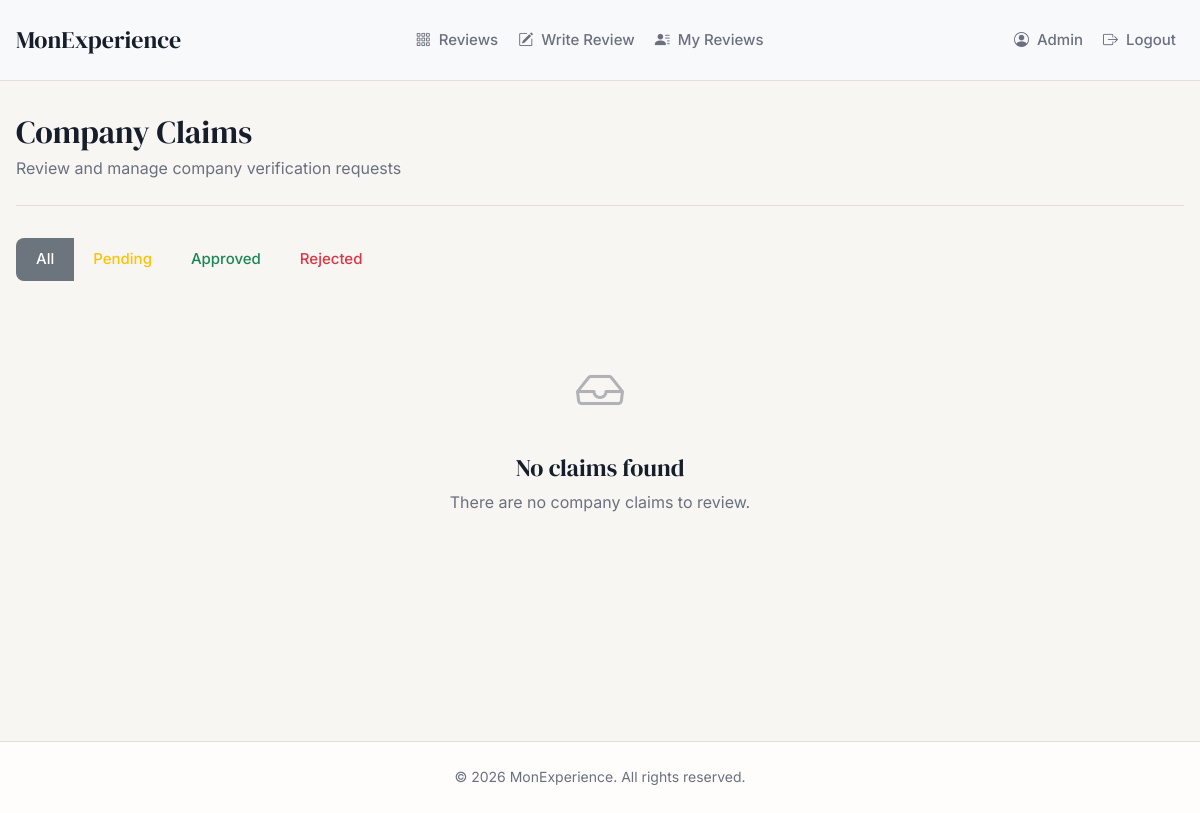
The page /companies/admin/claims/ (signed in) on the database as committed earlier.
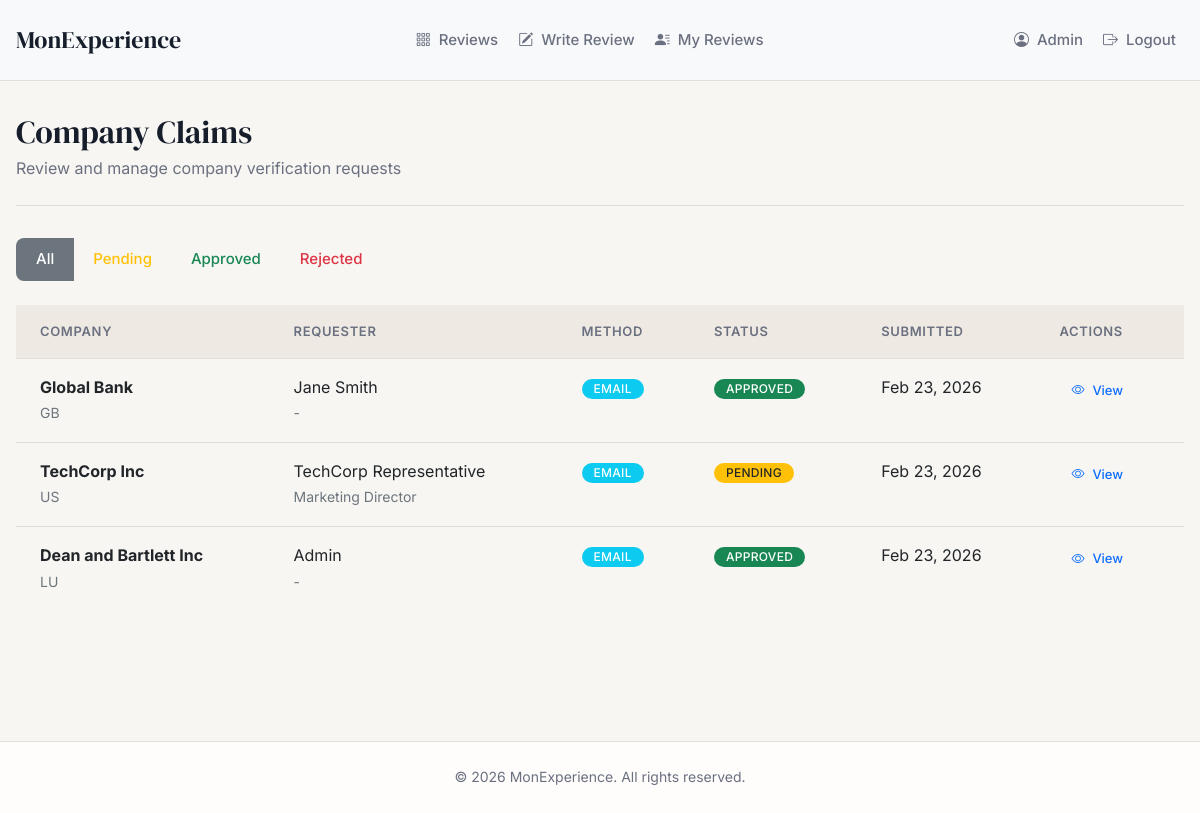
The same page on the database as committed later.
### apps/users/models.py (models this page shows, shortened)
class User(AbstractUser):
    id = models.UUIDField(primary_key=True, default=uuid.uuid4, editable=False)
    bio = models.TextField(blank=True)
    avatar = models.ImageField(upload_to="users/avatars/", blank=True)
    country = CountryField()
    phone = PhoneNumberField(
        unique=True,
        region=None,
        help_text="Phone number with country code (e.g., +1234567890)"
    )
    full_name = models.CharField(max_length=150, blank=True, verbose_name="Full Name")
    created_at = models.DateTimeField(auto_now_add=True)
    updated_at = models.DateTimeField(auto_now=True)
    username = None
    USERNAME_FIELD = "phone"
    REQUIRED_FIELDS = ["full_name"]
    class Meta:
        db_table = "users"

### apps/companies/models.py (models this page shows, shortened)
class CompanyClaim(models.Model):
    class Status(models.TextChoices):
        PENDING = "pending", "Pending Review"
        APPROVED = "approved", "Approved"
        REJECTED = "rejected", "Rejected"
    class VerificationMethod(models.TextChoices):
        EMAIL = "email", "Company Email"
        DOCUMENTS = "documents", "Business Documents"
        EMPLOYMENT = "employment", "Proof of Employment"
        WEBSITE = "website", "Website Verification"
    id = models.UUIDField(primary_key=True, default=uuid.uuid4, editable=False)
    user = models.ForeignKey(
        settings.AUTH_USER_MODEL,
        on_delete=models.CASCADE,
        related_name="company_claims"
    )
    company = models.ForeignKey(
        Company,
        on_delete=models.CASCADE,
        related_name="claim_requests"
    )
    status = models.CharField(
        max_length=20,
        choices=Status.choices,
        default=Status.PENDING
    )
    verification_method = models.CharField(
        max_length=20,
        choices=VerificationMethod.choices
    )
    verification_email = models.EmailField(
        blank=True,
        help_text="Company email for verification"
    )
    verification_document = models.FileField(
        upload_to="company_verification/documents/",
        blank=True,
        help_text="Upload business registration or authorization document"
    )
    verification_website_code = models.CharField(
        max_length=100,
        blank=True,
        help_text="Verification code placed on company website"
    )
    requester_name = models.CharField(
        max_length=150,
        blank=True,
        help_text="Name of person submitting the claim"
    )
    requester_role = models.CharField(
        max_length=100,
        blank=True,
        help_text="Role/position of requester at company"
    )
    requester_notes = models.TextField(
        blank=True,
        help_text="Additional notes for verification"
    )
    reviewed_by = models.ForeignKey(
        settings.AUTH_USER_MODEL,
        on_delete=models.SET_NULL,
        null=True,
        blank=True,
        related_name="reviewed_claims"
    )
    reviewed_at = models.DateTimeField(
        null=True,
        blank=True,
        help_text="When the claim was reviewed"
    )
    rejection_reason = models.TextField(
        blank=True,
        help_text="Reason for rejection"
    )
    admin_notes = models.TextField(
        blank=True,
        help_text="Internal notes for the review"
    )
    created_at = models.DateTimeField(auto_now_add=True)
    updated_at = models.DateTimeField(auto_now=True)
    class Meta:
        db_table = "company_claims"
        ordering = ["-created_at"]
        constraints = [
            models.UniqueConstraint(
                fields=["user", "company"],
                name="unique_claim_per_company"
            )
        ]

class Company(models.Model):
    id = models.UUIDField(primary_key=True, default=uuid.uuid4, editable=False)
    name = models.CharField(max_length=255)
    country = CountryField()
    city = models.CharField(max_length=100, blank=True)
    address = models.TextField(blank=True)
    phone = PhoneNumberField(region=None, blank=True, help_text="Company phone with country code")
    website = models.URLField(blank=True, help_text="Company website URL")
    industry = models.CharField(max_length=100, blank=True, help_text="Industry or sector")
    created_at = models.DateTimeField(auto_now_add=True)
    updated_at = models.DateTimeField(auto_now=True)
    is_verified = models.BooleanField(default=False, help_text="Whether company has been verified")
    verified_at = models.DateTimeField(null=True, blank=True, help_text="When company was verified")
    claimed_by = models.OneToOneField(
        settings.AUTH_USER_MODEL,
        on_delete=models.SET_NULL,
        null=True,
        blank=True,
        related_name="claimed_company",
        help_text="User who verified and manages this company account"
    )
    objects = CompanyManager()
    class Meta:
        db_table = "companies"
        ordering = ["name"]
        constraints = [
            models.UniqueConstraint(fields=["name", "country"], name="unique_company_name_country")
        ]
        indexes = [
            models.Index(fields=["name", "country"]),
        ]

### apps/companies/views.py (the view)
# urls.py: path('admin/claims/', views.admin_claim_list_view, name='admin_claim_list'),
@login_required
def admin_claim_list_view(request):
    if not request.user.is_staff:
        messages.error(request, "You don't have permission to view this page.")
        return redirect('review_list')
    status_filter = request.GET.get('status')
    claims = selectors.claim_request_list(status=status_filter)
    paginator = Paginator(claims, 20)
    page_number = request.GET.get('page')
    claims_page = paginator.get_page(page_number)
    return render(request, 'companies/admin/claim_list.html', {
        'claims': claims_page,
        'status_filter': status_filter
    })

### apps/companies/selectors.py (called while the page is built)
def claim_request_list(status=None, user=None):
    queryset = CompanyClaim.objects.all()
    if status:
        queryset = queryset.filter(status=status)
    if user:
        queryset = queryset.filter(user=user)
    return queryset.select_related('user', 'company', 'reviewed_by')

def company_get_for_user(user):
    if not user.is_authenticated:
        return None
    try:
        return Company.objects.get(claimed_by=user)
    except Company.DoesNotExist:
        return None

### config/context_processors.py (called while the page is built)
def company_context(request):
    if request.user.is_authenticated:
        claimed_company = company_get_for_user(request.user)
        return {
            'claimed_company': claimed_company,
        }
    return {}

### templates/companies/admin/claim_list.html (shortened to what this page needs)
{% extends "base.html" %}
{% block content %}
<div class="page-header">
    <div>
        <h1 class="page-title">Company Claims</h1>
        <p class="page-subtitle">Review and manage company verification requests</p>
    </div>
</div>
<div class="mb-4">
    <div class="btn-group" role="group">
        <a href="{% url 'admin_claim_list' %}" class="btn btn-outline-secondary {% if not status_filter %}active{% endif %}">
            All
        </a>
        <a href="{% url 'admin_claim_list' %}?status=pending" class="btn btn-outline-warning {% if status_filter == 'pending' %}active{% endif %}">
            Pending
        </a>
        <a href="{% url 'admin_claim_list' %}?status=approved" class="btn btn-outline-success {% if status_filter == 'approved' %}active{% endif %}">
            Approved
        </a>
        <a href="{% url 'admin_claim_list' %}?status=rejected" class="btn btn-outline-danger {% if status_filter == 'rejected' %}active{% endif %}">
            Rejected
        </a>
    </div>
</div>
{% if claims %}
<table class="table table-hover">
    <thead>
        <tr>
            <th>Company</th>
            <th>Requester</th>
            <th>Method</th>
            <th>Status</th>
            <th>Submitted</th>
            <th>Actions</th>
        </tr>
    </thead>
    <tbody>
        {% for claim in claims %}
        <tr>
            <td>
                <strong>{{ claim.company.name }}</strong><br>
                <small class="text-muted">{{ claim.company.country }}</small>
            </td>
            <td>
                {{ claim.requester_name|default:claim.user.full_name }}<br>
                <small class="text-muted">{{ claim.requester_role|default:"-" }}</small>
            </td>
            <td>
                {% if claim.verification_method == 'email' %}
                <span class="badge bg-info">Email</span>
                {% elif claim.verification_method == 'documents' %}
                <span class="badge bg-secondary">Documents</span>
                {% elif claim.verification_method == 'employment' %}
                <span class="badge bg-primary">Employment</span>
                {% else %}
                <span class="badge bg-dark">Website</span>
                {% endif %}
            </td>
            <td>
                {% if claim.status == 'pending' %}
                <span class="badge bg-warning text-dark">Pending</span>
                {% elif claim.status == 'approved' %}
                <span class="badge bg-success">Approved</span>
                {% else %}
                <span class="badge bg-danger">Rejected</span>
                {% endif %}
            </td>
            <td>{{ claim.created_at|date:"M d, Y" }}</td>
            <td>
                <a href="{% url 'admin_claim_detail' claim.id %}" class="btn btn-sm btn-outline-primary">
                    <i class="bi bi-eye"></i> View
                </a>
            </td>
        </tr>
        {% endfor %}
    </tbody>
</table>
{% else %}
<div class="empty-state">
    <div class="empty-state-icon">
        <i class="bi bi-inbox"></i>
    </div>
    <h3 class="empty-state-title">No claims found</h3>
    <p>There are no company claims to review.</p>
</div>
{% endif %}
{% endblock %}

### templates/base.html (shortened to what this page needs)
{% load static %}
<!DOCTYPE html>
<html lang="en">
<head>
    <link href="https://cdn.jsdelivr.net/npm/bootstrap@5.2.3/dist/css/bootstrap.min.css" rel="stylesheet">
    <link rel="stylesheet" href="https://cdn.jsdelivr.net/npm/bootstrap-icons@1.11.0/font/bootstrap-icons.css">
    <link rel="stylesheet" href="https://cdn.jsdelivr.net/npm/select2@4.0.13/dist/css/select2.min.css" />
    <link rel="stylesheet" href="https://cdn.jsdelivr.net/npm/select2-bootstrap-5-theme@1.3.0/dist/select2-bootstrap-5-theme.min.css" />
    <link rel="stylesheet" href="{% static 'css/styles.css' %}">
</head>
<body>
    <nav class="navbar navbar-expand-lg navbar-light bg-light">
        <div class="container navbar-container">
            <div class="navbar-brand-wrapper">
                <a class="navbar-brand" href="{% url 'review_list' %}">
                    MonExperience
                </a>
            </div>
            <div class="collapse navbar-collapse navbar-menu" id="navbarMenu">
                <ul class="navbar-nav navbar-nav-right me-auto">
                    <li class="nav-item">
                        <a class="nav-link" href="{% url 'review_list' %}">
                            <i class="bi bi-grid-3x3-gap"></i> Reviews
                        </a>
                    </li>
                    {% if user.is_authenticated %}
                    {% if not claimed_company %}
                    <li class="nav-item">
                        <a class="nav-link" href="{% url 'review_create' %}">
                            <i class="bi bi-pencil-square"></i> Write Review
                        </a>
                    </li>
                    {% endif %}
                    {% if not claimed_company %}
                    <li class="nav-item">
                        <a class="nav-link" href="{% url 'my_reviews' %}">
                            <i class="bi bi-person-lines-fill"></i> My Reviews
                        </a>
                    </li>
                    {% endif %}
                    {% endif %}
                </ul>
                <ul class="navbar-nav ms-auto navbar-nav-right">
                    {% if user.is_authenticated %}
                    <li class="nav-item">
                        <a class="nav-link" href="{% url 'profile' %}">
                            <i class="bi bi-person-circle"></i>
                            {{ user.full_name|default:user.phone }}
                        </a>
                    </li>
                    <li class="nav-item">
                        <a class="nav-link" href="{% url 'logout' %}">
                            <i class="bi bi-box-arrow-right"></i> Logout
                        </a>
                    </li>
                    {% endif %}
                </ul>
            </div>
        </div>
    </nav>
    <main class="main-content">
        <div class="container">
            {% block content %}{% endblock %}
        </div>
    </main>
    <footer class="footer">
        <div class="container">
            <p class="footer-content mb-0">&copy; 2026 MonExperience. All rights reserved.</p>
        </div>
    </footer>
</body>
</html>

Rows that differ between the two databases and show on the page:
added CompanyClaim: company.name "Global Bank", company.country "GB", requester_name "Jane Smith", requester_role "-", verification_method "EMAIL", status "APPROVED", created_at "Feb 23, 2026"
added CompanyClaim: company.name "TechCorp Inc", company.country "US", requester_name "TechCorp Representative", requester_role "Marketing Director", verification_method "EMAIL", status "PENDING", created_at "Feb 23, 2026"
added CompanyClaim: company.name "Dean and Bartlett Inc", company.country "LU", requester_name "Admin", requester_role "-", verification_method "EMAIL", status "APPROVED", created_at "Feb 23, 2026"
Other text that changed with them:
text no longer shown: "No claims found There are no company claims to review."
text now shown: "COMPANY REQUESTER METHOD STATUS SUBMITTED ACTIONS"
